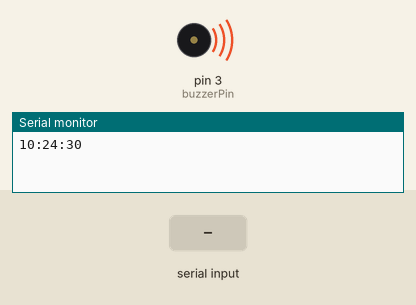
Simulated run of this sketch. Board: Arduino Uno, built with avr-gcc and run on an emulated ATmega328P. Shown: buzzer (waves = sounding, pin HIGH), the last lines printed to the serial monitor. The inputs (shaded band) are chosen by the test bench. The local clock reads 2024-03-15 10:24:30 at power-on unless the sketch sets it.

Above: at 0.05 s.
At 1.2 s:
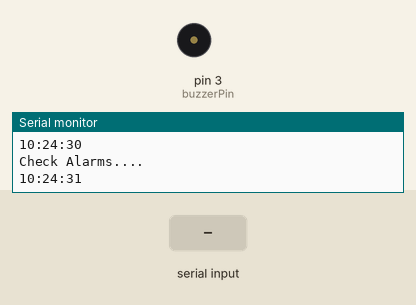
1.3 s: "[\n" received over Serial
At 2.2 s:
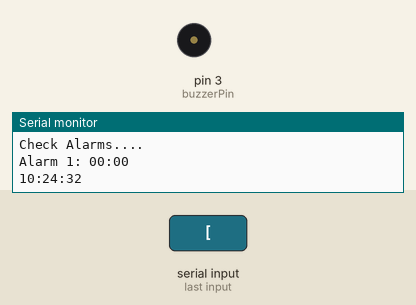
Timing chart, 0 to 4.3 s (numbered marks = the images above; inputs shaded):
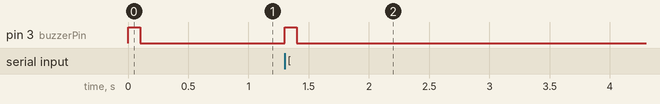

The sketch:

Arduino_Code.ino
```cpp
#include <ArduinoJson.h>
#include <virtuabotixRTC.h>
#include <Arduino.h>
#include "DynamicArray.h"

#define buzzerPin 3

virtuabotixRTC myRTC(6, 7, 8);

int theHour = 0;
int theMinutes = 0;
int theSeconds = 0;

String theTime = "";

int secondToggle = 0;
int secondBuffer[] = { 0, 0 };

int hours_counter = 0;
int hours_tracker[2];

int minutes_counter = 0;
int minutes_tracker[2];

bool isRinging = false;

String AlarmString = "";
String currentTime = "";

unsigned long previousMillis = 0;  // Store the previous time in milliseconds
unsigned long interval = 100;

#define INTERVAL_ON 100
#define INTERVAL_OFF_SHORT 100
#define INTERVAL_OFF_LONG 700
int beepState = 0;

DynamicArray<String> nodes;

void addNode(const String& time) {
  nodes.push_back(time);  // Add new node to the DynamicArray
}

void printNodes() {
  for (int i = 0; i < nodes.size(); i++) {
    Serial.print("Alarm ");
    Serial.print(i + 1);
    Serial.print(": ");
    String theActualAlarm = convertToMilitaryTime(nodes[i]);
    Serial.println(theActualAlarm);
    if (theActualAlarm == formatTime(currentTime)) {
      isRinging = true;
    }
  }
}

void clearNodes() {
  nodes.clear();  // Clear all nodes in the DynamicArray
}

void setup() {
  // put your setup code here, to run once:
  Serial.begin(9600);
  pinMode(buzzerPin, OUTPUT);
  digitalWrite(buzzerPin, LOW);
  // seconds, minutes, hours, day of the week, day of the month, month, year
  // myRTC.setDS1302Time(0, 49, 1, 6, 15, 12, 2023);
}

void loop() {
  ReadRTC();
  parse_time(theTime);
  if (Serial.available()) {                   // Check if data is available to read
    String s = Serial.readStringUntil('\n');  // Read the incoming string until newline character
    // Serial.println(s);

    if (s.startsWith("[")) {
      beep(100);
      isRinging = false;
      digitalWrite(buzzerPin, LOW);
      if (s.charAt(0) == '[' && s.charAt(1) == ']') {
        clearNodes();
      } else {
        parse_alarms(s);
      }
    }
  }

  ringing_sequence();
}

void parse_time(String s) {
  int firstColonIndex = s.indexOf(':');                        // Find the index of the first colon
  int secondColonIndex = s.indexOf(':', firstColonIndex + 1);  // Find the index of the second colon

  if (firstColonIndex != -1 && secondColonIndex != -1) {  // Check if both colons were found
    String hourString = s.substring(0, firstColonIndex);  // Extract the minutes string
    String minuteString = s.substring(firstColonIndex + 1, secondColonIndex);
    currentTime = hourString + ":" + minuteString;
    int hours = hourString.toInt();  // Convert the minutes string to an integer
    int minutes = minuteString.toInt();

    if (minutes_counter == 0) {
      minutes_tracker[0] = minutes;
      minutes_counter = 1;
    } else if (minutes_counter == 1) {
      minutes_tracker[1] = minutes;
      minutes_counter = 0;
    }

    if (hours_counter == 0) {
      hours_tracker[0] = hours;
      hours_counter = 1;
    } else if (hours_counter == 1) {
      hours_tracker[1] = hours;
      hours_counter = 0;
    }

    if (hours_tracker[0] == hours_tracker[1]) {

    } else {
      beep(100);
    }

    if (minutes_tracker[0] == minutes_tracker[1]) {

    } else {
      StartAlarm();
    }
  }
}

void ReadRTC() {
  myRTC.updateTime();

  theHour = myRTC.hours;
  theMinutes = myRTC.minutes;
  theSeconds = myRTC.seconds;

  if (secondToggle == 0) {
    secondBuffer[0] = theSeconds;
    secondToggle = 1;
  } else if (secondToggle == 1) {
    secondBuffer[1] = theSeconds;
    secondToggle = 0;
  }

  if (secondBuffer[0] == secondBuffer[1]) return;

  theTime = (String)myRTC.hours + ":" + (String)myRTC.minutes + ":" + (String)myRTC.seconds;
  Serial.println(theTime);
}

void parse_alarms(String s) {
  clearNodes();
  storeTimeValues(s);
  StartAlarm();
}

String convertToMilitaryTime(String timeStr) {
  int hour = timeStr.substring(0, 2).toInt();
  int minute = timeStr.substring(3, 5).toInt();
  String amPm = timeStr.substring(6);

  // Convert to military time
  if (amPm == "PM" && hour != 12) {
    hour += 12;
  } else if (amPm == "AM" && hour == 12) {
    hour = 0;
  }

  // Format the result as a string in military time
  String militaryTime = String(hour < 10 ? "0" : "") + String(hour) + ":" + String(minute < 10 ? "0" : "") + String(minute);
  return militaryTime;
}

void StartAlarm() {
  Serial.println("Check Alarms....");
  isRinging = false;
  digitalWrite(buzzerPin, LOW);
  printNodes();
}

void ringing_sequence() {
  if (isRinging == true) {
    unsigned long currentMillis = millis();  // Get the current time in milliseconds

    // Check the current state of the beep sequence
    if (beepState == 0 && currentMillis - previousMillis >= INTERVAL_ON) {
      digitalWrite(buzzerPin, HIGH);   // Turn on the buzzer
      previousMillis = currentMillis;  // Update the previous time
      beepState = 1;                   // Move to the next state
    } else if (beepState == 1 && currentMillis - previousMillis >= INTERVAL_OFF_SHORT) {
      digitalWrite(buzzerPin, LOW);    // Turn off the buzzer
      previousMillis = currentMillis;  // Update the previous time
      beepState = 2;                   // Move to the next state
    } else if (beepState == 2 && currentMillis - previousMillis >= INTERVAL_ON) {
      digitalWrite(buzzerPin, HIGH);   // Turn on the buzzer
      previousMillis = currentMillis;  // Update the previous time
      beepState = 3;                   // Move to the next state
    } else if (beepState == 3 && currentMillis - previousMillis >= INTERVAL_OFF_SHORT) {
      digitalWrite(buzzerPin, LOW);    // Turn off the buzzer
      previousMillis = currentMillis;  // Update the previous time
      beepState = 4;                   // Move to the next state
    } else if (beepState == 4 && currentMillis - previousMillis >= INTERVAL_OFF_LONG) {
      previousMillis = currentMillis;  // Update the previous time
      beepState = 0;                   // Reset the beep sequence
    }
  }
}


void beep(int the_delay) {
  digitalWrite(buzzerPin, HIGH);
  delay(the_delay);
  digitalWrite(buzzerPin, LOW);
}

void storeTimeValues(const String& input) {
  // Remove square brackets from the input string
  String inputWithoutBrackets = input.substring(1, input.length() - 1);

  // Split the input string into individual time values based on commas
  int startPos = 0;
  int endPos = 0;
  while (endPos >= 0) {
    endPos = inputWithoutBrackets.indexOf(',', startPos);
    if (endPos >= 0) {
      String timeValue = inputWithoutBrackets.substring(startPos + 1, endPos - 1);  // Skip the square bracket, space, and quotation mark after the comma
      addNode(timeValue);
      startPos = endPos + 2;  // Skip the comma and space after it
    } else {
      String timeValue = inputWithoutBrackets.substring(startPos + 1, inputWithoutBrackets.length() - 2);  // Skip the square bracket, space, and quotation mark
      addNode(timeValue);
    }
  }
}

String formatTime(String timeString) {
  // Extract hours and minutes from input string
  int hours = timeString.substring(0, timeString.indexOf(':')).toInt();
  int minutes = timeString.substring(timeString.indexOf(':') + 1).toInt();

  // Format hours with leading zero if necessary
  String formattedHours = (hours < 10) ? "0" + String(hours) : String(hours);

  // Format minutes with leading zero if necessary
  String formattedMinutes = (minutes < 10) ? "0" + String(minutes) : String(minutes);

  // Return formatted time string
  return formattedHours + ":" + formattedMinutes;
}
```

DynamicArray.h
```cpp
#ifndef DYNAMIC_ARRAY_H
#define DYNAMIC_ARRAY_H

// DynamicArray class for dynamic array implementation
template <typename T>
class DynamicArray {
public:
    DynamicArray() {
        _capacity = 0;
        _size = 0;
        _array = nullptr;
    }

    ~DynamicArray() {
        clear();
    }

    void push_back(const T& value) {
        if (_size >= _capacity) {
            _resize();
        }
        _array[_size++] = value;
    }

    void pop_back() {
        if (_size > 0) {
            _size--;
        }
    }

    T& operator[](int index) {
        return _array[index];
    }

    int size() const {
        return _size;
    }

    void clear() {
        if (_array != nullptr) {
            delete[] _array;
            _array = nullptr;
        }
        _size = 0;
        _capacity = 0;
    }

private:
    void _resize() {
        int newCapacity = (_capacity == 0) ? 1 : _capacity * 2;
        T* newArray = new T[newCapacity];
        for (int i = 0; i < _size; i++) {
            newArray[i] = _array[i];
        }
        delete[] _array;
        _array = newArray;
        _capacity = newCapacity;
    }

    T* _array;
    int _capacity;
    int _size;
};


#endif
```

Measured:
- after the input at 1.3 s, pin 3 (buzzerPin): LOW → HIGH at once, → LOW 0.10 s later
